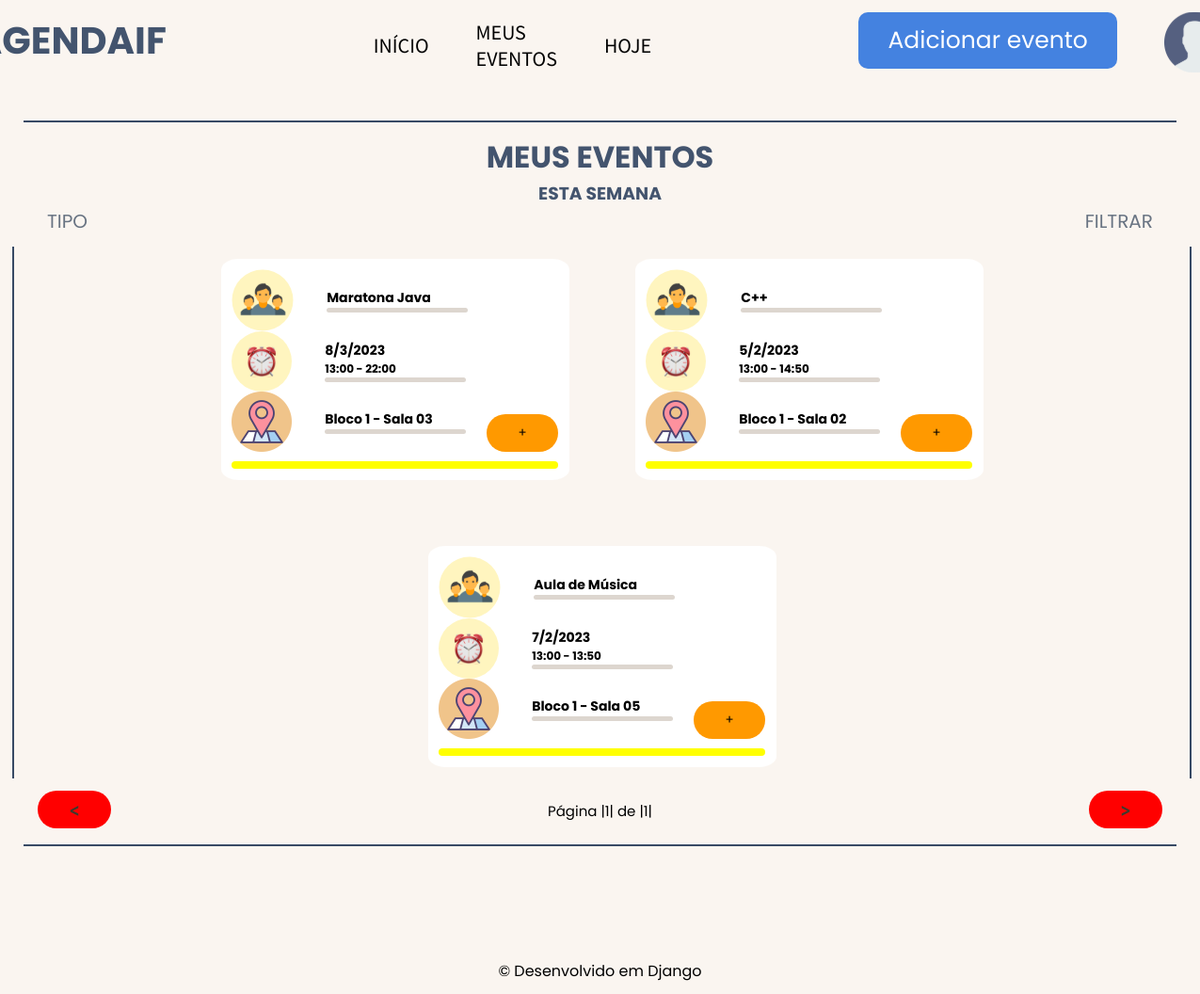
The app's page /eventos/weekUserEvents/ (signed in) with its own data.
### events/models.py (models this page shows, shortened)
class Eventos(models.Model):
    name = models.CharField(max_length=80, verbose_name= 'Disciplina ou Tema:')
    registrationDate = models.DateField(default= date.today, verbose_name= 'Data')
    timeStart = models.TimeField( verbose_name= 'Hora inicial')
    timeEnd = models.TimeField(verbose_name= 'Hora final')
    meals = models.DecimalField(max_digits=3, decimal_places= 0, verbose_name= 'Refeições')
    tipo = models.CharField(max_length=12)
    local = models.ForeignKey(Salas, on_delete= models.DO_NOTHING, verbose_name= 'Local')
    user = models.ForeignKey(User, on_delete=models.DO_NOTHING)
    class Meta:
        verbose_name = 'Evento'

class Salas(models.Model):
    name = models.CharField(max_length=30)
    tam = models.DecimalField(max_digits=3, decimal_places=0)
    def __str__(self) -> str:
        return self.name
    class Meta:
        verbose_name = 'Sala'

### events/views.py (the view)
# urls.py: path('weekUserEvents/', views.weekUserEvents, name = 'weekUserEvents'),
def weekUserEvents(request):
    if request.session.get('user'):
        user = User.objects.get(id = request.session['user'])
        dateToday = date.today()
        events = Eventos.objects.filter(user = user)
        eventsFilterMonth = set()
        eventsFilter = set()
        eventsFilterTwo = set()
        for filter in events:
            if filter.registrationDate.month == dateToday.month:
                eventsFilterMonth.add(filter)
        for filter in events:
            if filter.tipo == 'Evento':
                eventsFilterTwo.add(filter)
        for filter in eventsFilterMonth:
            if filter.registrationDate.day == dateToday.day:
                eventsFilter.add(filter)
            if filter.registrationDate.day == dateToday.day+1:
                eventsFilter.add(filter)
            if filter.registrationDate.day == dateToday.day+2:
                eventsFilter.add(filter)
            if filter.registrationDate.day == dateToday.day+3:
                eventsFilter.add(filter)
            if filter.registrationDate.day == dateToday.day+4:
                eventsFilter.add(filter)
            if filter.registrationDate.day == dateToday.day+5:
                eventsFilter.add(filter)
            if filter.registrationDate.day == dateToday.day+6:
                eventsFilter.add(filter)
        eventsFilterTwo = list(eventsFilterTwo)
        paginator = Paginator(eventsFilterTwo, 8)
        page_num =  request.GET.get('page')
        page = paginator.get_page(page_num)
        return render(request, 'weekUserEvents.html',
                                    {'Eventos': eventsFilterTwo, 'today': dateToday, 'user': user, 'page': page})
    else:
        return redirect('/usuario/login/?status=2')

### users/models.py (called while the page is built)
    def __str__(self) -> str:
        return self.name

### events/templates/weekUserEvents.html (shortened to what this page needs)
{% extends 'baseWeek.html' %} {% load static %} {% block 'content' %}
<div class="header">
  <h1>MEUS EVENTOS</h1>
  <h3>ESTA SEMANA</h3>
  <div class="filters">
    <div class="dropdownFilterStart">
      <ul class="dropdown">
          <li>TIPO</li>
      </ul>
    </div>
    <div class="dropdownFilter">
      <ul class="dropdown">
          <li>FILTRAR</li>
      </ul>
    </div>
  </div>
</div>
<div class="word">
  <div class="line3"></div>
  <section>
    {% for evento in page.object_list %}
    <div class="block">
      <div class="block2">
        <div class="square">
          <aside>
            {% if evento.tipo == 'Evento' %}
              <img src="{% static 'img/events.svg' %}" />
            {% endif %}
            <div class="info">
              <h1>{{evento.name}}</h1>
              <div class="line2"></div>
            </div>
          </aside>
          <aside>
            <img src="{% static 'img/time.svg' %}" />
            <div class="info">
              <h1>
                {{evento.registrationDate.day}}/{{evento.registrationDate.month}}/{{evento.registrationDate.year}}
              </h1>
              <h4>{{evento.timeStart}} - {{evento.timeEnd}}</h4>
              <div class="line2"></div>
            </div>
          </aside>
          <aside>
            <img src="{% static 'img/local.svg' %}" />
            <div class="info">
              <h1>{{evento.local}}</h1>
              <div class="line2"></div>
            </div>
          </aside>
        </div>
        <button class="openmodal" id="dialog{{evento.id}}">+</button>
      </div>
      {% if today != evento.registrationDate %}
      <aside>
        <div class="line2-1" style="background-color: yellow;"></div>
      </aside>
      {% endif %}
    </div>
    {% endfor %}
  </section>
  <div class="line3"></div>
  {% endblock %}

### static/css/base.css (style rules this page uses)
* { margin: 0; padding: 0; box-sizing: border-box; font-family: 'Poppins', sans-serif; }
.line2 { width: 150px; padding: 2.5px; border-radius: 12px; background-color: #DDD6CF; }
.line2-1 { width: 350px; padding: 4px; border-radius: 12px; margin-top: 5px; background-color: #15ff00; }
.line3 { height: 100%; padding: 1px; background-color: #384A65; }
body { display: flex; flex-direction: column; height: 100vh; background-color: #FAF5F0; }
main div.header h1 { display: flex; justify-content: center; color: #43546E; }
main div.header h3 { display: flex; justify-content: center; color: #43546E; }
main div.header div.filters { display: flex; align-items: center; justify-content: space-between; }
main div.header div.filters div.dropdownFilter { display: flex; padding: 0 50px; color: #687382; font-size: 20px; }
main div.header div.filters div.dropdownFilter ul.dropdown { display: flex; flex-direction: column; align-items: center; justify-content: center; position: relative; list-style: none; }
main div.header div.filters div.dropdownFilter ul li { cursor: pointer; }
main div.header div.filters div.dropdownFilterStart { display: flex; padding-left: 50px; color: #687382; font-size: 20px; }
main div.header div.filters div.dropdownFilterStart ul.dropdown { display: flex; flex-direction: column; align-items: center; justify-content: center; position: relative; list-style: none; }
main div.header div.filters div.dropdownFilterStart ul li { cursor: pointer; }
main div.word { display: flex; padding: 1% 1%; height: 90%; }
main section { flex: 1 0 auto; height: auto; width: 100%; display: flex; flex-wrap: wrap; justify-content: center; align-items: center; gap: 70px; padding: 1% 3%; }
main section div.block { display: flex; flex-direction: column; justify-content: center; width: 370px; height: 235px; gap: 2%; padding: 0 1%; background-color: white; border-radius: 5%; }
main section div.block aside { font-size: 12px; display: flex; gap: 35px; align-items: center; }
main section div.block aside div.info { display: flex; flex-direction: column; }
main section div.block div.block2 { display: flex; align-items:flex-end; justify-content: center; gap: 20px; }
main section div.block div.block2 button { display: flex; align-items: center; justify-content: center; background-color: #FF9900; border: none; border-radius: 20px; color: black; height: 40px; width: 80px; cursor: pointer; }

### records on screen
Eventos: name "Maratona Java", registrationDate.day "8", registrationDate.month "3", registrationDate.year "2023", timeStart "13:00", timeEnd "22:00", local "Bloco 1 - Sala 03"
Eventos: name "C++", registrationDate.day "5", registrationDate.month "2", registrationDate.year "2023", timeStart "13:00", timeEnd "14:50", local "Bloco 1 - Sala 02"
Eventos: name "Aula de Música", registrationDate.day "7", registrationDate.month "2", registrationDate.year "2023", timeStart "13:00", timeEnd "13:50", local "Bloco 1 - Sala 05"

### other values on screen
{{ page.number }} "1"
{{ page.paginator.num_pages }} "1"
